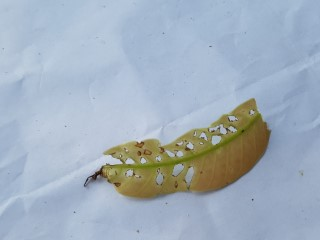
#> input picture SEM_9/mango_leaf_disease/Anthracnose/20211008_125118 (Custom).jpg, 320 x 240 px; its folder holds only this picture in this run
$ jupyter execute --allow-errors regresion_mango.ipynb
#> lines starting #> are read from the running program, lines starting #| are printed output that depends on the picture
[cell 1]
from google.colab import drive
#> (the rest of this cell did not finish here and is left out)

[cell 2]
import os
import random
import matplotlib.pyplot as plt
import matplotlib.image as mpimg

# Ruta de la carpeta principal
folder_path = "/content/drive/MyDrive/Vision por computador/Semana 8/mango_leaf_disease/mango_leaf_disease"

# Obtener la lista de subcarpetas
subfolders = [f.path for f in os.scandir(folder_path) if f.is_dir()]

# Iterar sobre las subcarpetas
#> (the rest of this cell did not finish here and is left out)

[cell 3]
import os
from PIL import Image
import numpy as np

# Ruta de la carpeta principal
folder_path = "/content/drive/MyDrive/Vision por computador/Semana 8/mango_leaf_disease/mango_leaf_disease"

# Obtener la lista de subcarpetas
subfolders = [f.path for f in os.scandir(folder_path) if f.is_dir()]

# Iterar sobre las subcarpetas
for subfolder in subfolders:
    print(f"Normalizando imágenes en la carpeta: {os.path.basename(subfolder)}")
    # Crear la ruta de la nueva carpeta "normalizadas"
    normalized_folder = os.path.join(subfolder, "normalizadas")
    # Crear la carpeta "normalizadas" si no existe
    if not os.path.exists(normalized_folder):
        os.makedirs(normalized_folder)
    # Obtener la lista de archivos de imagen en la subcarpeta
    image_files = [os.path.join(subfolder, f) for f in os.listdir(subfolder) if f.endswith(('.jpg', '.jpeg', '.png'))]
    # Iterar sobre los archivos de imagen y normalizarlos
    for image_file in image_files:
        # Abrir la imagen y convertirla a escala de grises
        img = Image.open(image_file).convert('L')
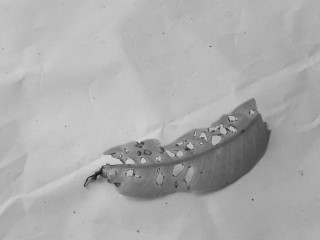
#> img: PIL image 320x240 L; min 16, max 216, mean 172.9
        # Normalizar la imagen
        img_array = np.array(img) / 255.0
        # Guardar la imagen normalizada en la nueva carpeta
        image_name = os.path.basename(image_file)
        normalized_image_path = os.path.join(normalized_folder, image_name)
        img_normalized = Image.fromarray((img_array * 255).astype(np.uint8))
        img_normalized.save(normalized_image_path)
#> pass 2 of the loop `for subfolder in subfolders:`:
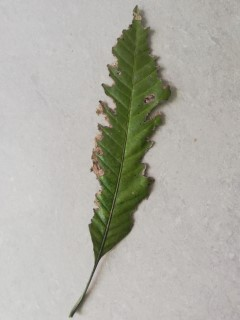
#> input picture SEM_9/mango_leaf_disease/Bacterial Canker/IMG_20211106_120807 (Custom).jpg, 240 x 320 px
#> img_array: shape (320, 240) float64

[cell 4]
import os
import numpy as np
from skimage.feature import hog
from skimage import exposure
from PIL import Image

# Ruta de la carpeta principal
folder_path = "/content/drive/MyDrive/Vision por computador/Semana 8/mango_leaf_disease/mango_leaf_disease"

# Obtener la lista de subcarpetas
subfolders = [f.path for f in os.scandir(folder_path) if f.is_dir()]

# Parámetros para HOG
orientations = 9
pixels_per_cell = (8, 8)
cells_per_block = (2, 2)

# Iterar sobre las subcarpetas
for subfolder in subfolders:
    print(f"Calculando HOG para la carpeta: {os.path.basename(subfolder)}")
    # Ruta de la carpeta "normalizadas"
    normalized_folder = os.path.join(subfolder, "normalizadas")
    # Obtener la lista de archivos de imagen normalizada en la subcarpeta
    image_files = [os.path.join(normalized_folder, f) for f in os.listdir(normalized_folder) if f.endswith(('.jpg', '.jpeg', '.png'))]
    # Iterar sobre los archivos de imagen y calcular HOG
    for image_file in image_files:
        # Abrir la imagen normalizada
        img = Image.open(image_file)
#> img: PIL image 320x240 L
        # Convertir la imagen a escala de grises
        img_gray = img.convert('L')
        # Calcular HOG
        fd, hog_image = hog(img_gray, orientations=orientations, pixels_per_cell=pixels_per_cell,
                            cells_per_block=cells_per_block, visualize=True, block_norm='L2-Hys')
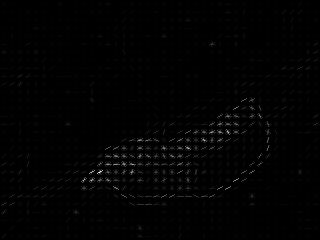
#> hog_image: shape (240, 320) float64; min 0, max 49.03, mean 0.5; drawn with min black and max white
        # Normalizar el histograma de gradientes orientados
        hog_image_rescaled = exposure.rescale_intensity(hog_image, in_range=(0, 10))
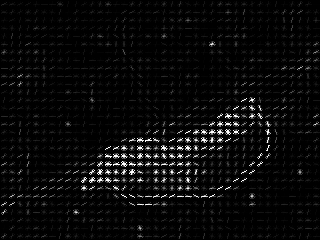
#> hog_image_rescaled: shape (240, 320) float64; min 0, max 1, mean 0.0419
        # Guardar el HOG
        hog_image_path = os.path.splitext(image_file)[0] + "_hog.jpg"
        Image.fromarray((hog_image_rescaled * 255).astype(np.uint8)).save(hog_image_path)
#> pass 2 of the loop `for subfolder in subfolders:`:
#> hog_image: shape (320, 240) float64
#> `hog_image_rescaled = exposure.rescale_intensity(hog_image, in_range=(0..`:
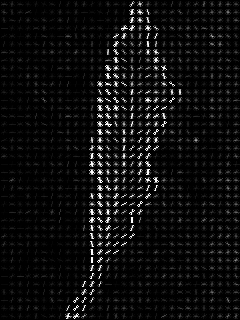
#> hog_image_rescaled: shape (320, 240) float64; min 0, max 1, mean 0.0562

[cell 5]
# Listar los archivos generados
for subfolder in subfolders:
    normalized_folder = os.path.join(subfolder, "normalizadas")
    hog_files = [f for f in os.listdir(normalized_folder) if f.endswith('_hog.jpg')]
    print(f"Archivos HOG en {normalized_folder}: {hog_files}")
#> pass 2 of the loop `for subfolder in subfolders:`:

[cell 6]
import os
import numpy as np
from sklearn.model_selection import train_test_split
from sklearn.linear_model import LogisticRegression
from sklearn.metrics import accuracy_score
from skimage import io
from skimage.transform import resize
from sklearn.preprocessing import StandardScaler

# Ruta de la carpeta principal
folder_path = "/content/drive/MyDrive/Vision por computador/Semana 8/mango_leaf_disease/mango_leaf_disease"

# Obtener la lista de subcarpetas
subfolders = [f.path for f in os.scandir(folder_path) if f.is_dir()]

# Listas para almacenar las características y las etiquetas
features = []
labels = []

# Iterar sobre las subcarpetas
for subfolder in subfolders:
    # Ruta de la carpeta "normalizadas"
    normalized_folder = os.path.join(subfolder, "normalizadas")
    # Obtener la lista de archivos HOG
    hog_files = [f for f in os.listdir(normalized_folder) if f.endswith('_hog.jpg')]
    # Iterar sobre los archivos HOG
    for hog_file in hog_files:
        # Leer la imagen HOG
        img_path = os.path.join(normalized_folder, hog_file)
        img = io.imread(img_path)
#> img: shape (240, 320); min 0, max 255, mean 11.5
        # Asegurarse de que la imagen tenga las dimensiones correctas
        img_resized = resize(img, (128, 64))  # Tamaño típico de las características HOG
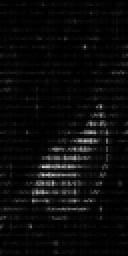
#> img_resized: shape (128, 64) float64 (shown 2 times larger); min 1.08e-05, max 0.783, mean 0.0451
        # Aplanar la imagen
        img_flat = img_resized.flatten()
#> img_flat = 8192 values, max 0.783 at index 5333, min 1.08e-05 at index 127, mean 0.0451
        # Agregar la imagen a la lista de características
        features.append(img_flat)
        # Agregar la etiqueta (nombre de la enfermedad) a la lista de etiquetas
        labels.append(os.path.basename(subfolder))
#> pass 2 of the loop `for subfolder in subfolders:`:
#> `img_resized = resize(img, (128, 64))`:
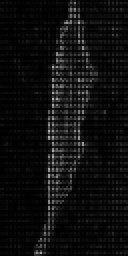
#> img_resized: shape (128, 64) float64 (shown 2 times larger); min 0.00122, max 0.687, mean 0.0595
#> img_flat = 8192 values, max 0.687 at index 4376, min 0.00122 at index 4481, mean 0.0595

# Convertir listas a arrays numpy
X = np.array(features)
y = np.array(labels)

# Dividir los datos en conjuntos de entrenamiento y prueba (80% entrenamiento, 20% prueba)
X_train, X_test, y_train, y_test = train_test_split(X, y, test_size=0.2, random_state=42)

# Normalizar las características
scaler = StandardScaler()
X_train = scaler.fit_transform(X_train)
X_test = scaler.transform(X_test)

# Crear y entrenar el modelo de regresión logística
model = LogisticRegression(max_iter=1000)
#> (the rest of this cell did not finish here and is left out)
